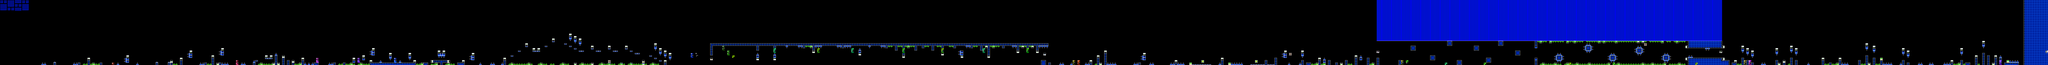

The image is a tile-based game level rendered from a .tmx file. Its description and source (layers, tilesets, objects; grid data summarised) follow:
An orthogonal 842x27 tile map with 16x16 px tiles, 2 tile layers (SP, ...), 2 tilesets, 2 image layers.

<map version="1.10" tiledversion="1.11.2" orientation="orthogonal" renderorder="right-down" width="842" height="27" tilewidth="16" tileheight="16" infinite="0" nextlayerid="5" nextobjectid="1">
 <editorsettings>
  <chunksize width="16" height="27" />
  <export target="dryout.csv" format="csv" />
 </editorsettings>
 <tileset firstgid="1" name="famidash" tilewidth="16" tileheight="16" tilecount="256" columns="16">
  <image source="../../../GRAPHICS/famidash.bmp" width="256" height="256" />
 </tileset>
 <tileset firstgid="257" name="sprites" tilewidth="16" tileheight="16" tilecount="256" columns="16">
  <image source="../../../GRAPHICS/sprites.png" width="256" height="256" />
 </tileset>
 <imagelayer id="3" name="Image Layer 1" parallaxx="0.9" parallaxy="0.9" repeatx="1" repeaty="1">
  <image source="../../../GRAPHICS/Old/parallax Blue.bmp" width="144" height="72" />
 </imagelayer>
 <imagelayer id="4" name="Image Layer 2" offsetx="0" offsety="432" repeatx="1">
  <image source="../../../GRAPHICS/ground.bmp" width="64" height="128" />
 </imagelayer>
 <layer id="1" width="842" height="27">
  <data>[22734 cells, 3832 non-empty, 37 distinct tile ids]</data>
 </layer>
 <layer id="2" name="SP" width="842" height="27">
  <data>[22734 cells, 212 non-empty, 52 distinct tile ids]</data>
 </layer>
</map>
